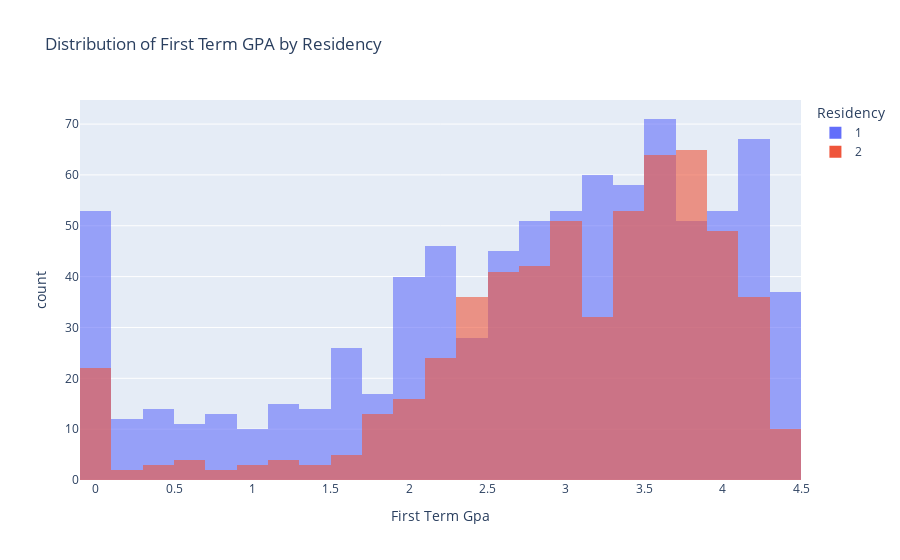

The notebook cell this image was saved under:
### Code cell
#creating a histogram the GPA distribution varies across different residency status:
import plotly.express as px

fig = px.histogram(
    df,
    x='First Term Gpa',
    color='Residency',
    barmode='overlay', 
    title="Distribution of First Term GPA by Residency",
    labels={'First Term Gpa': 'First Term Gpa'},
    opacity=0.6  
)
fig.show()

### Figure 1 — Plotly figure (JSON) as saved in the notebook; plotly's stock layout.template omitted (floating-point values rounded to 4 significant figures; data arrays with more than 128 entries replaced by an {"elided": "..."} marker saying what was removed)
{"data": [{"alignmentgroup": "True", "bingroup": "x", "hovertemplate": "Residency=1<br>First Term Gpa=%{x}<br>count=%{y}<extra></extra>", "legendgroup": "1", "marker": {"color": "#636efa", "opacity": 0.6, "pattern": {"shape": ""}}, "name": "1", "offsetgroup": "1", "orientation": "v", "showlegend": true, "type": "histogram", "x": {"elided": "851 float values"}, "xaxis": "x", "yaxis": "y"}, {"alignmentgroup": "True", "bingroup": "x", "hovertemplate": "Residency=2<br>First Term Gpa=%{x}<br>count=%{y}<extra></extra>", "legendgroup": "2", "marker": {"color": "#EF553B", "opacity": 0.6, "pattern": {"shape": ""}}, "name": "2", "offsetgroup": "2", "orientation": "v", "showlegend": true, "type": "histogram", "x": {"elided": "581 float values"}, "xaxis": "x", "yaxis": "y"}], "layout": {"autosize": true, "barmode": "overlay", "legend": {"title": {"text": "Residency"}, "tracegroupgap": 0}, "title": {"text": "Distribution of First Term GPA by Residency"}, "xaxis": {"anchor": "y", "autorange": true, "domain": [0, 1], "range": [-0.1, 4.5], "title": {"text": "First Term Gpa"}, "type": "linear"}, "yaxis": {"anchor": "x", "autorange": true, "domain": [0, 1], "range": [0, 74.74], "title": {"text": "count"}}}}
